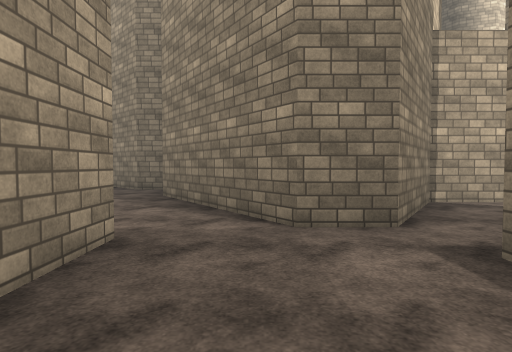
[1] (above)

24 first-person views from a walk through a 3-D level made in the Unity game engine. The camera is 1.4 m above the floor, tilts 2° down and sees 80° across. The floor is counted in squares, 2 m on a side. Each view is taken from the middle of a square. On the plan, view 1 faces up. The plan holds only what a view shows up to about 10 squares ahead; the rest is blank. The place goes on beyond the plan. The player is left out. Surface patterns are stand-ins for the level's own textures.

[2]
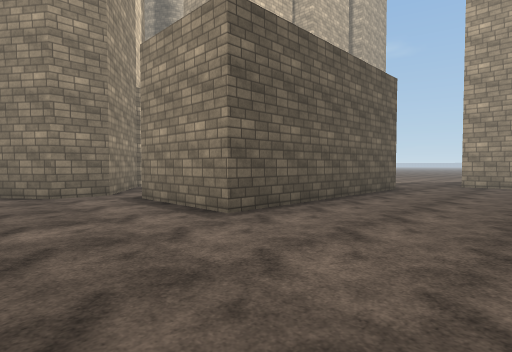

[3]
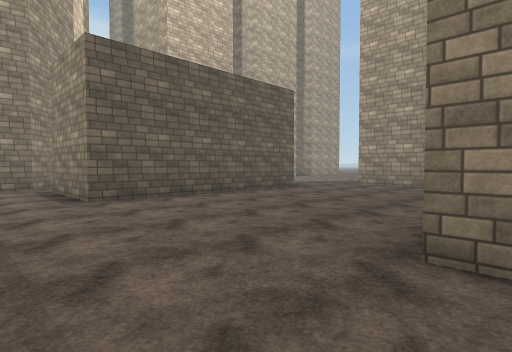

[4]
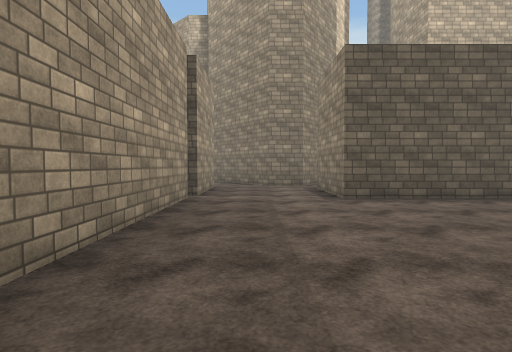

[5]
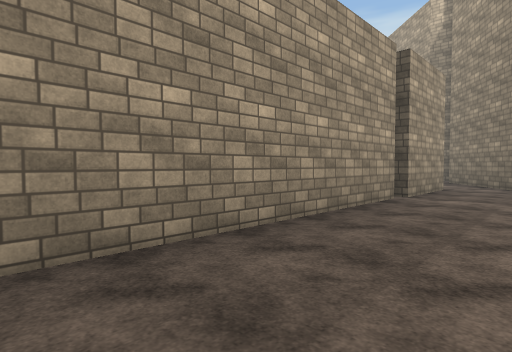

[6]
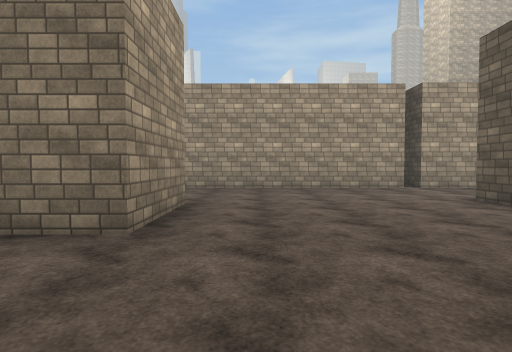

[7]
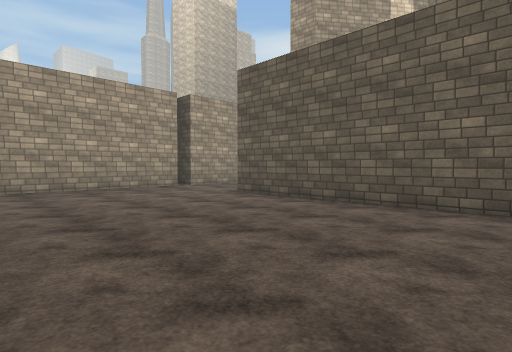

[8]
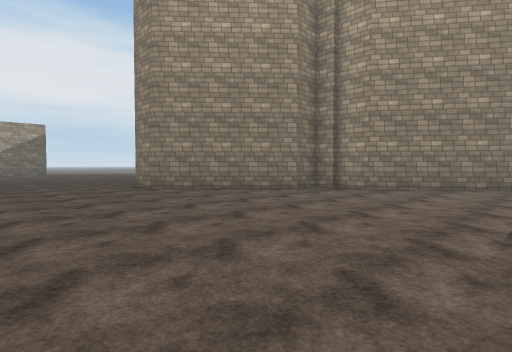

[9]
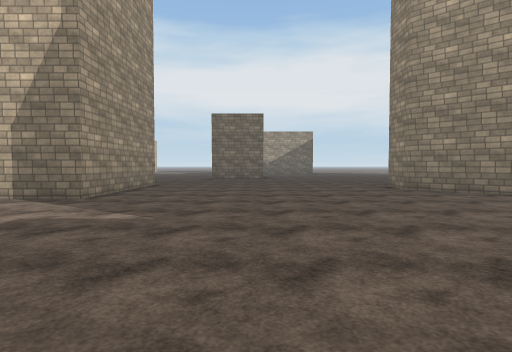

[10]
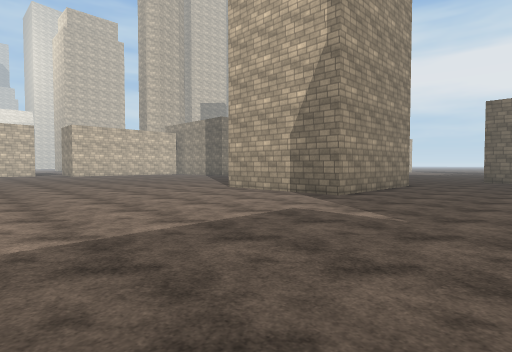

[11]
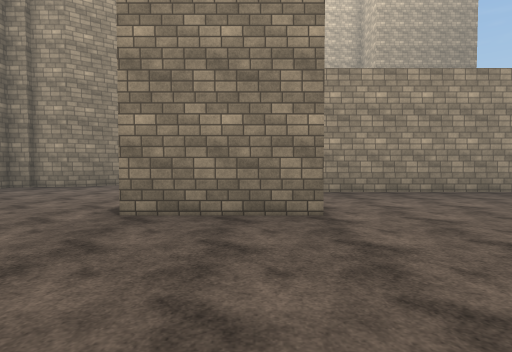

[12]
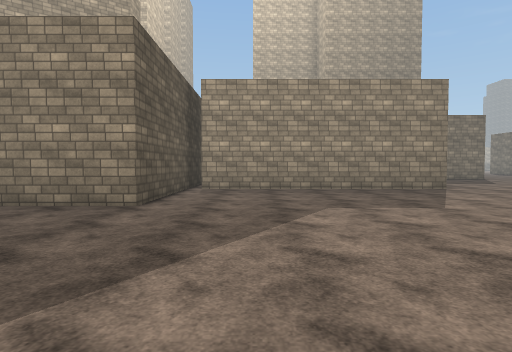

[13]
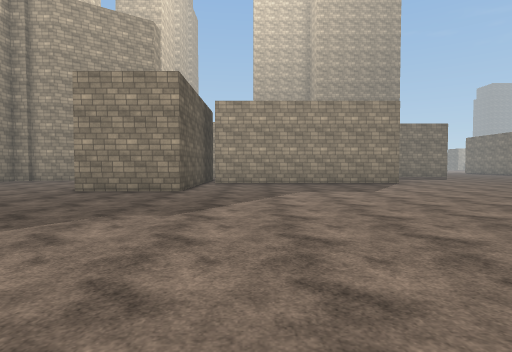

[14]
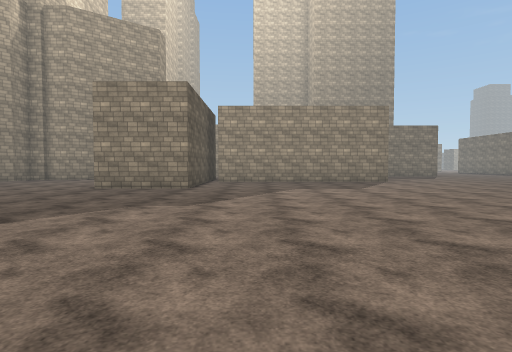

[15]
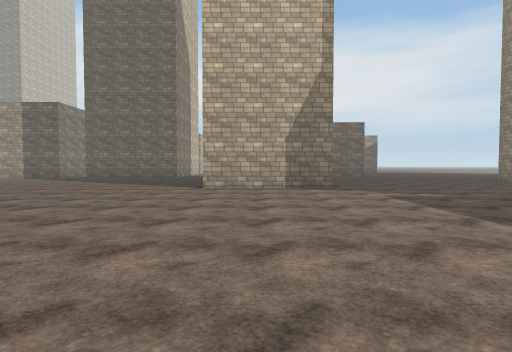

[16]
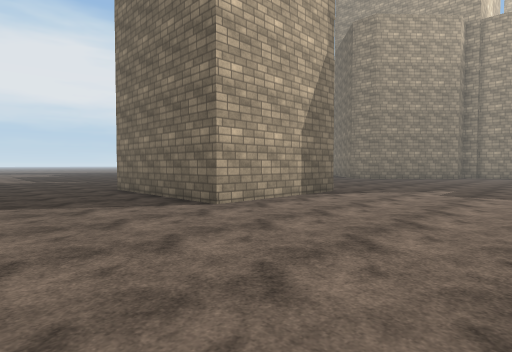

[17]
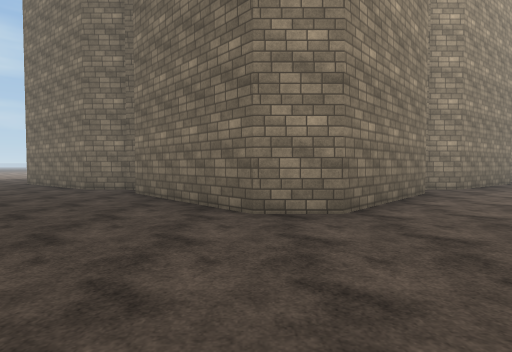

[18]
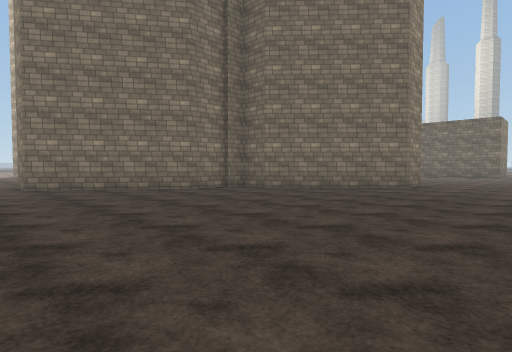

[19]
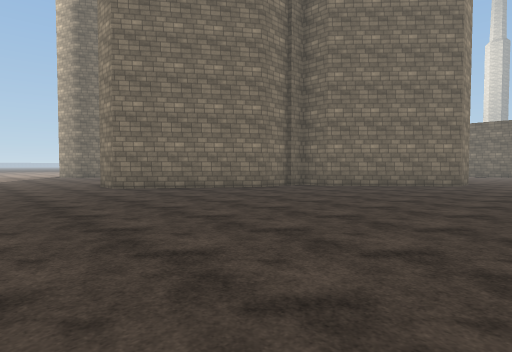

[20]
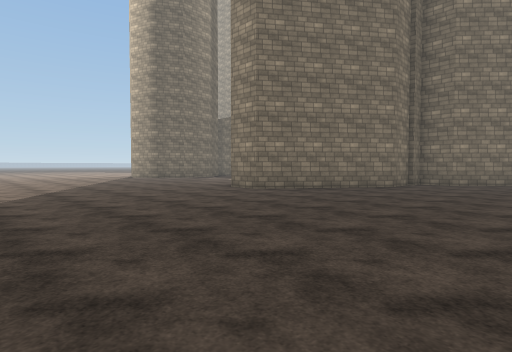

[21]
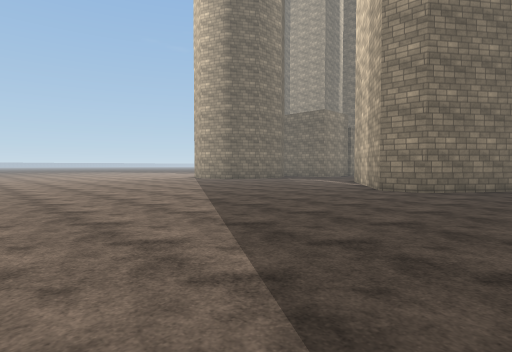

[22]
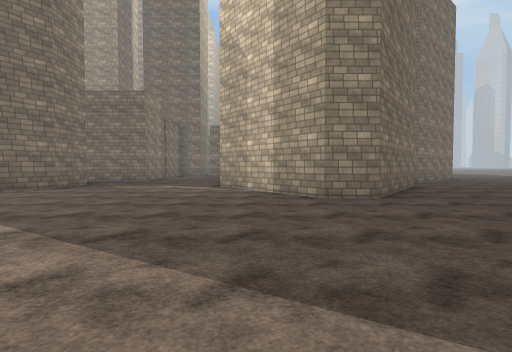

[23]
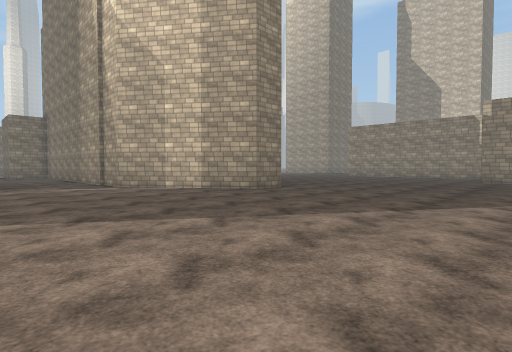

[24]
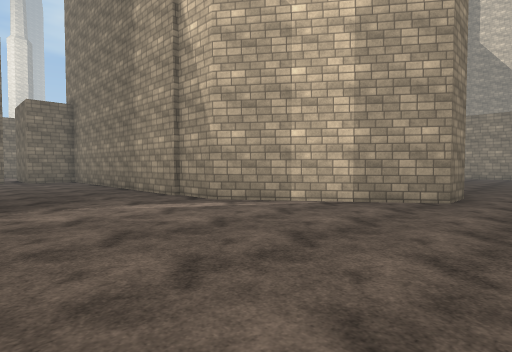

### Floor plan
Points are (right, up) in squares from view 1. A wall is a line through its corners. A room is listed if a view was taken in it or the views show most of it. See-through windows are left out.
Room 1 (views 1, 2, 3, 4, 5, 6, 7)
walls: (2.4, -6.9) (2.4, -6.3) (4.9, -6.3) (4.9, -7.5); (-1.5, -0.4) (-1.5, -7.2); (8.2, -0.6) (1.9, -0.6) (1.9, 2.4); (1.6, 3.4) (0.5, 3.4); (-1.5, 3) (-1.5, 0.1)
ways out: opening at (-1, 4) to room 2; opening at (2, 3)
Room 2 (views 8, 9, 10, 11, 12, 13, 14, 15, 16, 17, 18, 19, 20, 21, 22, 23, 24)
walls: (-14.6, 13.5) (-14.6, 9.4) (-18.6, 9.4) (-18.6, 14.1); (-2.2, 16.6) (-2.2, 18) (0.4, 21.6) (1.6, 21.6) (4.2, 17.9); (-2.4, 8.1) (-2.4, 8.8) (-3.4, 8.8) (-6.6, 11.8) (-6.6, 13) (-3.4, 16) (-2.9, 16); (0.5, 3.4) (-2.2, 7.1) (-2.2, 8.2); (-3.1, 0.1) (-7.8, 0.1) (-7.8, 3); (4.3, 18) (4.3, 12.5); (-4, -7.5) (-4, -0.4)
ways out: opening at (-1, 4) to room 1

Where each view was taken, in squares from view 1:
view 1: 0 up, 0 right, facing up
view 2: 4 down, 1 left, facing up-right
view 3: 7 down, 0 right, facing up-right
view 4: 7 down, 0 right, facing up
view 5: 7 down, 1 right, facing up-left
view 6: 5 down, 8 right, facing left
view 7: 6 down, 8 right, facing up-left
view 8: 3 up, 11 left, facing up-right
view 9: 3 up, 11 left, facing up
view 10: 3 up, 11 left, facing up-left
view 11: 1 up, 12 left, facing right
view 12: 2 down, 13 left, facing right
view 13: 2 down, 16 left, facing right
view 14: 2 down, 17 left, facing right
view 15: 0 up, 17 left, facing up
view 16: 5 up, 22 left, facing up-right
view 17: 13 up, 11 left, facing right
view 18: 23 up, 10 left, facing down-right
view 19: 25 up, 9 left, facing down-right
view 20: 28 up, 6 left, facing down-right
view 21: 30 up, 2 left, facing down-right
view 22: 28 up, 3 right, facing down
view 23: 28 up, 8 right, facing down-left
view 24: 23 up, 8 right, facing down-left
